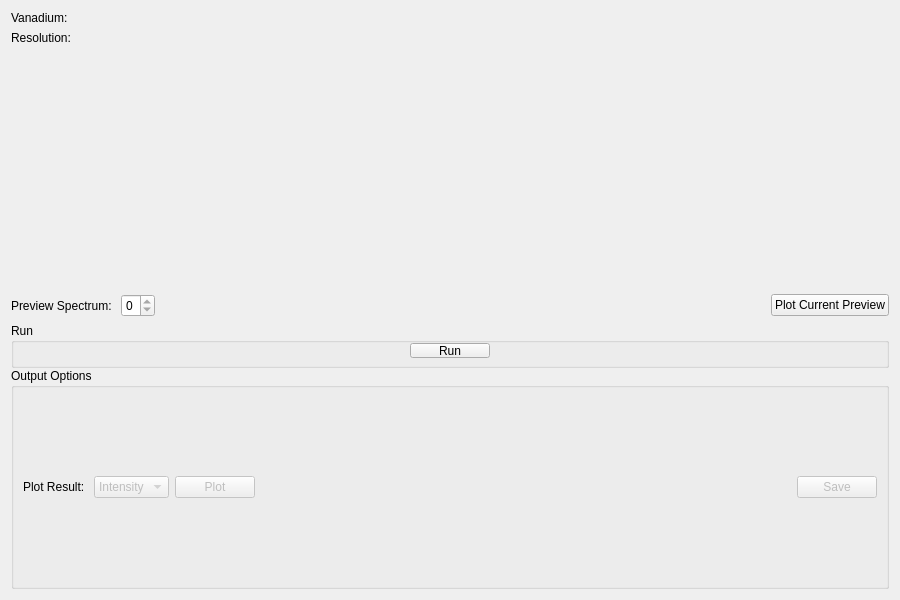
<?xml version="1.0" encoding="UTF-8"?>
<ui version="4.0">
 <class>ResNorm</class>
 <widget class="QWidget" name="ResNorm">
  <property name="geometry">
   <rect>
    <x>0</x>
    <y>0</y>
    <width>900</width>
    <height>600</height>
   </rect>
  </property>
  <property name="windowTitle">
   <string>Form</string>
  </property>
  <layout class="QVBoxLayout" name="verticalLayout">
   <item>
    <layout class="QGridLayout" name="gridLayout">
     <property name="verticalSpacing">
      <number>6</number>
     </property>
     <item row="3" column="0">
      <widget class="QLabel" name="lblResolution">
       <property name="text">
        <string>Resolution:</string>
       </property>
      </widget>
     </item>
     <item row="3" column="1">
      <widget class="MantidQt::MantidWidgets::DataSelector" name="dsResolution" native="true">
       <property name="sizePolicy">
        <sizepolicy hsizetype="Minimum" vsizetype="Fixed">
         <horstretch>0</horstretch>
         <verstretch>0</verstretch>
        </sizepolicy>
       </property>
       <property name="autoLoad" stdset="0">
        <bool>true</bool>
       </property>
       <property name="loadLabelText" stdset="0">
        <string>Load</string>
       </property>
       <property name="workspaceSuffixes" stdset="0">
        <stringlist>
         <string>_res</string>
        </stringlist>
       </property>
       <property name="fileBrowserSuffixes" stdset="0">
        <stringlist>
         <string>_res.nxs</string>
        </stringlist>
       </property>
       <property name="showLoad" stdset="0">
        <bool>false</bool>
       </property>
      </widget>
     </item>
     <item row="0" column="0">
      <widget class="QLabel" name="lblVanadium">
       <property name="text">
        <string>Vanadium:</string>
       </property>
      </widget>
     </item>
     <item row="0" column="1">
      <widget class="MantidQt::MantidWidgets::DataSelector" name="dsVanadium" native="true">
       <property name="sizePolicy">
        <sizepolicy hsizetype="Minimum" vsizetype="Fixed">
         <horstretch>0</horstretch>
         <verstretch>0</verstretch>
        </sizepolicy>
       </property>
       <property name="autoLoad" stdset="0">
        <bool>true</bool>
       </property>
       <property name="workspaceSuffixes" stdset="0">
        <stringlist>
         <string>_red</string>
         <string>_sqw</string>
        </stringlist>
       </property>
       <property name="fileBrowserSuffixes" stdset="0">
        <stringlist>
         <string>_red.nxs</string>
         <string>_sqw.nxs</string>
        </stringlist>
       </property>
       <property name="showLoad" stdset="0">
        <bool>false</bool>
       </property>
      </widget>
     </item>
    </layout>
   </item>
   <item>
    <layout class="QHBoxLayout" name="horizontalLayout_3">
     <item>
      <layout class="QVBoxLayout" name="treeSpace"/>
     </item>
     <item>
      <layout class="QVBoxLayout" name="plotPane">
       <item>
        <widget class="MantidQt::MantidWidgets::PreviewPlot" name="ppPlot" native="true">
         <property name="showLegend" stdset="0">
          <bool>true</bool>
         </property>
         <property name="canvasColour" stdset="0">
          <color>
           <red>255</red>
           <green>255</green>
           <blue>255</blue>
          </color>
         </property>
        </widget>
       </item>
       <item>
        <layout class="QHBoxLayout" name="underPlotSpace">
         <item>
          <widget class="QLabel" name="lblPreviewSpec">
           <property name="text">
            <string>Preview Spectrum: </string>
           </property>
          </widget>
         </item>
         <item>
          <widget class="QSpinBox" name="spPreviewSpectrum">
           <property name="maximum">
            <number>0</number>
           </property>
          </widget>
         </item>
         <item>
          <spacer name="legendSpacer">
           <property name="orientation">
            <enum>Qt::Horizontal</enum>
           </property>
           <property name="sizeHint" stdset="0">
            <size>
             <width>40</width>
             <height>20</height>
            </size>
           </property>
          </spacer>
         </item>
         <item>
          <widget class="QPushButton" name="pbPlotCurrent">
           <property name="text">
            <string>Plot Current Preview</string>
           </property>
          </widget>
         </item>
        </layout>
       </item>
      </layout>
     </item>
    </layout>
   </item>
   <item>
    <widget class="QFrame" name="frame">
     <layout class="QVBoxLayout" name="verticalLayout_2">
      <property name="spacing">
       <number>0</number>
      </property>
      <property name="leftMargin">
       <number>0</number>
      </property>
      <property name="topMargin">
       <number>0</number>
      </property>
      <property name="rightMargin">
       <number>0</number>
      </property>
      <property name="bottomMargin">
       <number>0</number>
      </property>
      <item>
       <widget class="QGroupBox" name="gbRun">
        <property name="maximumSize">
         <size>
          <width>16777215</width>
          <height>45</height>
         </size>
        </property>
        <property name="title">
         <string>Run</string>
        </property>
        <layout class="QHBoxLayout" name="horizontalLayout_2">
         <property name="topMargin">
          <number>0</number>
         </property>
         <property name="bottomMargin">
          <number>7</number>
         </property>
         <item>
          <spacer name="horizontalSpacer">
           <property name="orientation">
            <enum>Qt::Horizontal</enum>
           </property>
           <property name="sizeHint" stdset="0">
            <size>
             <width>385</width>
             <height>20</height>
            </size>
           </property>
          </spacer>
         </item>
         <item>
          <widget class="QPushButton" name="pbRun">
           <property name="text">
            <string>Run</string>
           </property>
          </widget>
         </item>
         <item>
          <spacer name="horizontalSpacer_2">
           <property name="orientation">
            <enum>Qt::Horizontal</enum>
           </property>
           <property name="sizeHint" stdset="0">
            <size>
             <width>384</width>
             <height>20</height>
            </size>
           </property>
          </spacer>
         </item>
        </layout>
       </widget>
      </item>
      <item>
       <layout class="QHBoxLayout" name="horizontalLayout_44">
        <item>
         <widget class="QGroupBox" name="gbOutput">
          <property name="title">
           <string>Output Options</string>
          </property>
          <layout class="QHBoxLayout" name="horizontalLayout">
           <item>
            <widget class="QLabel" name="lblPlot">
             <property name="text">
              <string>Plot Result: </string>
             </property>
            </widget>
           </item>
           <item>
            <widget class="QComboBox" name="cbPlot">
             <property name="enabled">
              <bool>false</bool>
             </property>
             <property name="minimumSize">
              <size>
               <width>75</width>
               <height>0</height>
              </size>
             </property>
             <item>
              <property name="text">
               <string>Intensity</string>
              </property>
             </item>
             <item>
              <property name="text">
               <string>Stretch</string>
              </property>
             </item>
             <item>
              <property name="text">
               <string>All</string>
              </property>
             </item>
            </widget>
           </item>
           <item>
            <widget class="QPushButton" name="pbPlot">
             <property name="enabled">
              <bool>false</bool>
             </property>
             <property name="text">
              <string>Plot</string>
             </property>
            </widget>
           </item>
           <item>
            <spacer name="horizontalSpacer_18">
             <property name="orientation">
              <enum>Qt::Horizontal</enum>
             </property>
             <property name="sizeHint" stdset="0">
              <size>
               <width>40</width>
               <height>20</height>
              </size>
             </property>
            </spacer>
           </item>
           <item>
            <widget class="QPushButton" name="pbSave">
             <property name="enabled">
              <bool>false</bool>
             </property>
             <property name="text">
              <string>Save</string>
             </property>
            </widget>
           </item>
          </layout>
         </widget>
        </item>
       </layout>
      </item>
     </layout>
    </widget>
   </item>
  </layout>
 </widget>
 <customwidgets>
  <customwidget>
   <class>MantidQt::MantidWidgets::DataSelector</class>
   <extends>QWidget</extends>
   <header>MantidQtWidgets/Common/DataSelector.h</header>
  </customwidget>
  <customwidget>
   <class>MantidQt::MantidWidgets::PreviewPlot</class>
   <extends>QWidget</extends>
   <header>MantidQtWidgets/LegacyQwt/PreviewPlot.h</header>
   <container>1</container>
  </customwidget>
 </customwidgets>
 <resources/>
 <connections/>
</ui>
